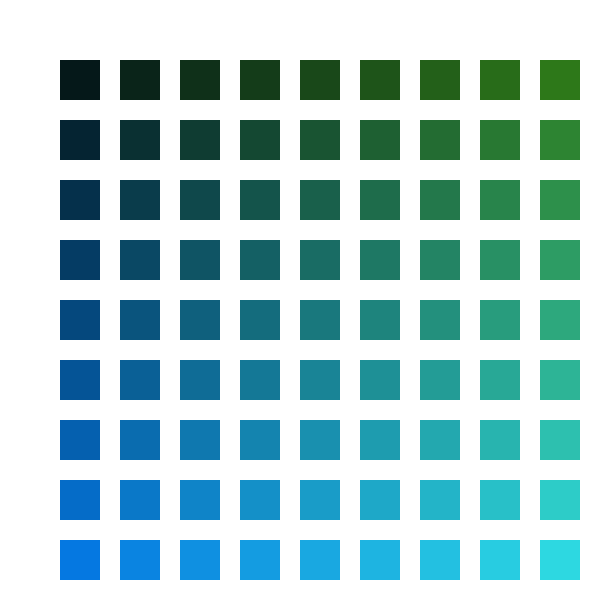
Frame 1 (no input)
Frame 60 (the mouse pressed at the canvas centre just before this capture): identical to frame 1, image omitted
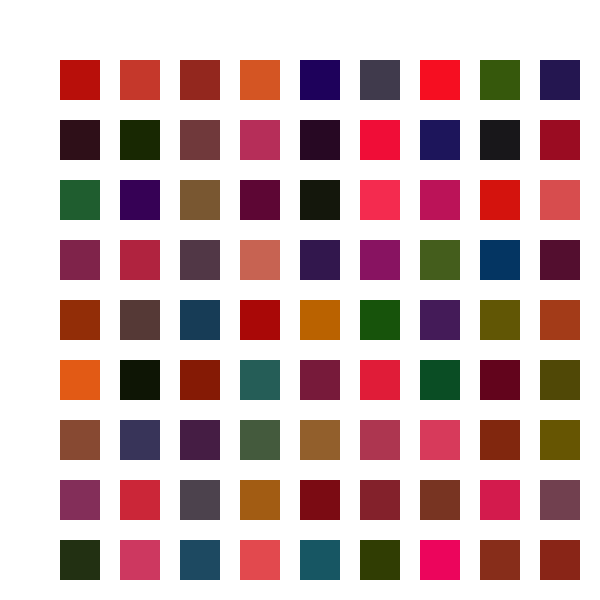
Frame 120 (the mouse held since frame 60 and released just before this capture)

The Processing sketch that drew these frames (run headless with seeded random() and noise(); from frame 60 on, the mouse is pressed at the canvas centre):

// Processing sketch: processing_105671
// ── processing_105671.pde

int cols = 10;
int rows = 10;
color[][] colors;

void setup() {
  size(600, 600);
  smooth();
  noStroke();
  colors = new color[rows][cols];
  for(int i=0;i<rows;i++) {
    for(int j=0;j<cols;j++) {
      
      colors[i][j] = color( (5*i), (12*(i+j)), (25*j) );
      

      
    }
  }
}
void draw() {
  background(255);
{
  for(int i=1;i<rows;i++) {
    for(int j=1;j<cols;j++) {  
      fill(colors[i][j]);
      rect(i*(width/cols), j*(height/rows), 40, 40);
      
      if(mousePressed == true) 
       fill(random(250),random(100),random(100));

      rect(i*(width/cols), j*(height/rows), 40, 40);
     
     
  
  
   
}

      
    }
    
    }
      
  }
